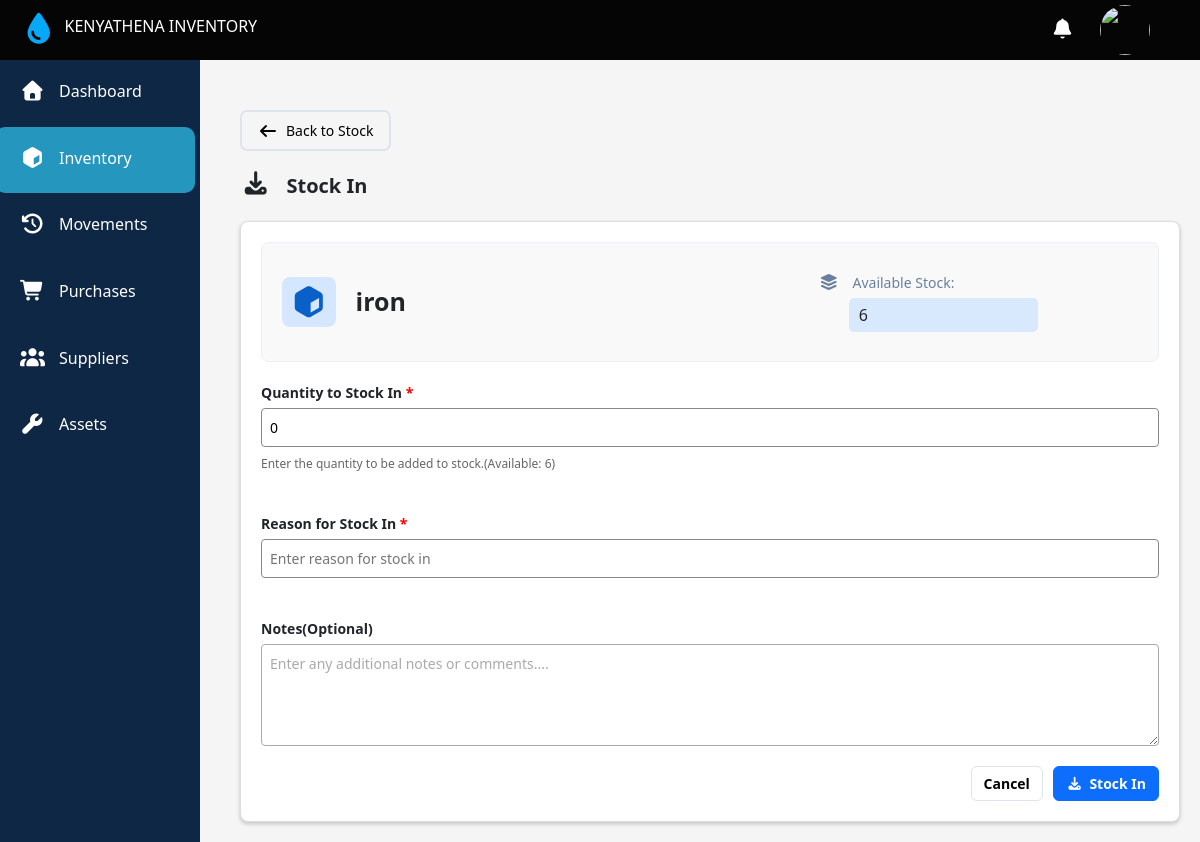
The app's page /stockinprompt/10, older data.
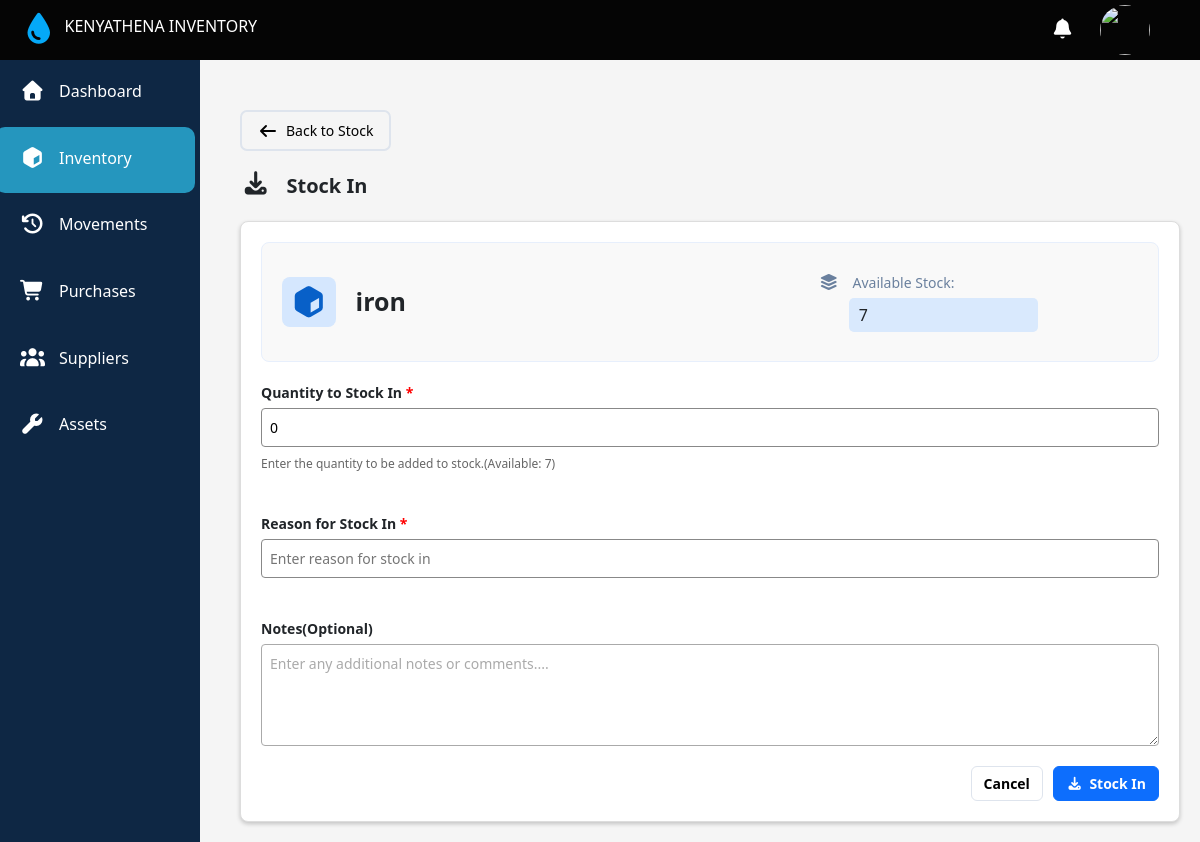
The same page, newer data.
### main/models.py (models this page shows, shortened)
class Stock(models.Model):
  stock_status =[
    ('low_stock','LowStock'),
    ('outStock','Out_Of_Stock'),
    ('inStock','In_Stock')
  ]
  item = models.CharField(max_length=200,unique=True)
  quantity = models.PositiveIntegerField(default=0)
  status = models.CharField(choices=stock_status,null=True)
  low_stock_date = models.DateTimeField(null=True,blank=True)
  low_by = models.PositiveIntegerField(null=True,blank=True)

### main/views.py (the view, shortened to what this page needs)
# urls.py: path('stockinprompt/<str:stockid>',views.stockInPrompt,name='stockinprompt'),
def stockInPrompt(request,stockid):
  stock = Stock.objects.get(id=stockid)
  stockmovement = StockMovements.objects.all()
  stockOut = StockOut.objects.all()
  asset = assets.objects.filter(item=stock.item.strip()).first()
  context = {
    'stock':stock,
  }
  return render(request,'main/stockinprompt.html',context)

### main/templates/main/stockinprompt.html (shortened to what this page needs)
{% extends 'main/base.html' %}
{% block content %}
<a class="backButton btn btn-outline-primary" href="{% url 'stock' %}">
    <i class="fa-solid fa-arrow-left"></i> Back to Stock
</a>
 <div class="stockIn">
    <i class="fa-solid fa-download"></i> Stock In
 </div>
<div class="mainArea">
    <div class="info">
        <div class="first_part">
            <div class="icon"><i class="fa-solid fa-cube"></i></div> <span class="item_Name">{{ stock.item }}</span>
        </div>
        <div class="second_part">
            <div class="available_Stock">
                <i class="fa-solid fa-layer-group"></i> Available Stock:
            </div>
            <div class="number">{{ stock.quantity }}</div>
        </div>
    </div>
    <form action="{% url 'stockinprompt' stock.id %}" method="POST">
      <div class="quantity">
        <label for="quantity">Quantity to Stock In <span>*</span></label>
        <input type="number" id="quantity" name="quantity" value="0" min="1" required>
        <div class="more_info">Enter the quantity to be added to stock.(Available: {{ stock.quantity }})</div>
      </div>
      <div class="reason">
        <label for="reason">Reason for Stock In <span>*</span></label>
        <input type="text" id="reason" name="reason" placeholder="Enter reason for stock in" required>
      </div>
      <div class="note">
       <label for="note">Notes(Optional) </label>
       <textarea id="note" name="notes" rows="4" placeholder="Enter any additional notes or comments...."></textarea>
      </div>
      <div class="submit">
        <a href="{% url 'stock' %}" class="btn btn-outline-primary">Cancel</a>
        <button type="submit" class="btn btn-primary">
            <span><i class="fa-solid fa-download"></i></span>Stock In
        </button>
      </div>
     </form>
</div>
{% endblock %}

Row changes from the older to the newer data that the page shows:
changed Stock "iron": quantity "6" → "7"
